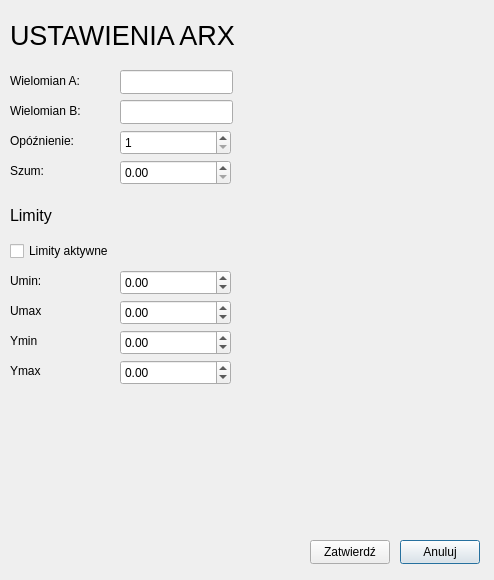
<?xml version="1.0" encoding="UTF-8"?>
<ui version="4.0">
 <class>UstawieniaARX</class>
 <widget class="QDialog" name="UstawieniaARX">
  <property name="geometry">
   <rect>
    <x>0</x>
    <y>0</y>
    <width>494</width>
    <height>580</height>
   </rect>
  </property>
  <property name="windowTitle">
   <string>Dialog</string>
  </property>
  <widget class="QLabel" name="label">
   <property name="geometry">
    <rect>
     <x>10</x>
     <y>10</y>
     <width>471</width>
     <height>51</height>
    </rect>
   </property>
   <property name="font">
    <font>
     <pointsize>20</pointsize>
    </font>
   </property>
   <property name="text">
    <string>USTAWIENIA ARX</string>
   </property>
  </widget>
  <widget class="QLabel" name="label_2">
   <property name="geometry">
    <rect>
     <x>10</x>
     <y>70</y>
     <width>81</width>
     <height>21</height>
    </rect>
   </property>
   <property name="text">
    <string>Wielomian A:</string>
   </property>
  </widget>
  <widget class="QLabel" name="label_3">
   <property name="geometry">
    <rect>
     <x>10</x>
     <y>100</y>
     <width>81</width>
     <height>21</height>
    </rect>
   </property>
   <property name="text">
    <string>Wielomian B:</string>
   </property>
  </widget>
  <widget class="QLabel" name="label_4">
   <property name="geometry">
    <rect>
     <x>10</x>
     <y>130</y>
     <width>81</width>
     <height>21</height>
    </rect>
   </property>
   <property name="text">
    <string>Opóźnienie:</string>
   </property>
  </widget>
  <widget class="QLabel" name="label_5">
   <property name="geometry">
    <rect>
     <x>10</x>
     <y>160</y>
     <width>81</width>
     <height>21</height>
    </rect>
   </property>
   <property name="text">
    <string>Szum:</string>
   </property>
  </widget>
  <widget class="QLineEdit" name="leA">
   <property name="geometry">
    <rect>
     <x>120</x>
     <y>70</y>
     <width>113</width>
     <height>24</height>
    </rect>
   </property>
  </widget>
  <widget class="QLineEdit" name="leB">
   <property name="geometry">
    <rect>
     <x>120</x>
     <y>100</y>
     <width>113</width>
     <height>24</height>
    </rect>
   </property>
  </widget>
  <widget class="QSpinBox" name="spinK">
   <property name="geometry">
    <rect>
     <x>120</x>
     <y>130</y>
     <width>111</width>
     <height>25</height>
    </rect>
   </property>
   <property name="minimum">
    <number>1</number>
   </property>
  </widget>
  <widget class="QDoubleSpinBox" name="spinSzum">
   <property name="geometry">
    <rect>
     <x>120</x>
     <y>160</y>
     <width>111</width>
     <height>25</height>
    </rect>
   </property>
   <property name="maximum">
    <double>10000.000000000000000</double>
   </property>
   <property name="singleStep">
    <double>0.010000000000000</double>
   </property>
  </widget>
  <widget class="QLabel" name="label_6">
   <property name="geometry">
    <rect>
     <x>10</x>
     <y>190</y>
     <width>471</width>
     <height>51</height>
    </rect>
   </property>
   <property name="font">
    <font>
     <pointsize>12</pointsize>
    </font>
   </property>
   <property name="text">
    <string>Limity</string>
   </property>
  </widget>
  <widget class="QCheckBox" name="checkLimity">
   <property name="geometry">
    <rect>
     <x>10</x>
     <y>240</y>
     <width>111</width>
     <height>22</height>
    </rect>
   </property>
   <property name="text">
    <string>Limity aktywne</string>
   </property>
  </widget>
  <widget class="QLabel" name="label_7">
   <property name="geometry">
    <rect>
     <x>10</x>
     <y>270</y>
     <width>81</width>
     <height>21</height>
    </rect>
   </property>
   <property name="text">
    <string>Umin:</string>
   </property>
  </widget>
  <widget class="QLabel" name="label_8">
   <property name="geometry">
    <rect>
     <x>10</x>
     <y>300</y>
     <width>81</width>
     <height>21</height>
    </rect>
   </property>
   <property name="text">
    <string>Umax</string>
   </property>
  </widget>
  <widget class="QLabel" name="label_9">
   <property name="geometry">
    <rect>
     <x>10</x>
     <y>330</y>
     <width>81</width>
     <height>21</height>
    </rect>
   </property>
   <property name="text">
    <string>Ymin</string>
   </property>
  </widget>
  <widget class="QLabel" name="label_10">
   <property name="geometry">
    <rect>
     <x>10</x>
     <y>360</y>
     <width>81</width>
     <height>21</height>
    </rect>
   </property>
   <property name="text">
    <string>Ymax</string>
   </property>
  </widget>
  <widget class="QDoubleSpinBox" name="spinUmin">
   <property name="geometry">
    <rect>
     <x>120</x>
     <y>270</y>
     <width>111</width>
     <height>25</height>
    </rect>
   </property>
   <property name="minimum">
    <double>-100.000000000000000</double>
   </property>
   <property name="maximum">
    <double>100.000000000000000</double>
   </property>
   <property name="singleStep">
    <double>1.000000000000000</double>
   </property>
  </widget>
  <widget class="QDoubleSpinBox" name="spinUmax">
   <property name="geometry">
    <rect>
     <x>120</x>
     <y>300</y>
     <width>111</width>
     <height>25</height>
    </rect>
   </property>
   <property name="minimum">
    <double>-100.000000000000000</double>
   </property>
   <property name="maximum">
    <double>100.000000000000000</double>
   </property>
   <property name="singleStep">
    <double>1.000000000000000</double>
   </property>
  </widget>
  <widget class="QDoubleSpinBox" name="spinYmin">
   <property name="geometry">
    <rect>
     <x>120</x>
     <y>330</y>
     <width>111</width>
     <height>25</height>
    </rect>
   </property>
   <property name="minimum">
    <double>-100.000000000000000</double>
   </property>
   <property name="maximum">
    <double>100.000000000000000</double>
   </property>
   <property name="singleStep">
    <double>1.000000000000000</double>
   </property>
  </widget>
  <widget class="QDoubleSpinBox" name="spinYmax">
   <property name="geometry">
    <rect>
     <x>120</x>
     <y>360</y>
     <width>111</width>
     <height>25</height>
    </rect>
   </property>
   <property name="minimum">
    <double>-100.000000000000000</double>
   </property>
   <property name="maximum">
    <double>100.000000000000000</double>
   </property>
   <property name="singleStep">
    <double>1.000000000000000</double>
   </property>
  </widget>
  <widget class="QPushButton" name="btnAnuluj">
   <property name="geometry">
    <rect>
     <x>400</x>
     <y>540</y>
     <width>80</width>
     <height>24</height>
    </rect>
   </property>
   <property name="text">
    <string>Anuluj</string>
   </property>
  </widget>
  <widget class="QPushButton" name="btnZatwierdz">
   <property name="geometry">
    <rect>
     <x>310</x>
     <y>540</y>
     <width>80</width>
     <height>24</height>
    </rect>
   </property>
   <property name="text">
    <string>Zatwierdź</string>
   </property>
  </widget>
 </widget>
 <resources/>
 <connections/>
</ui>
